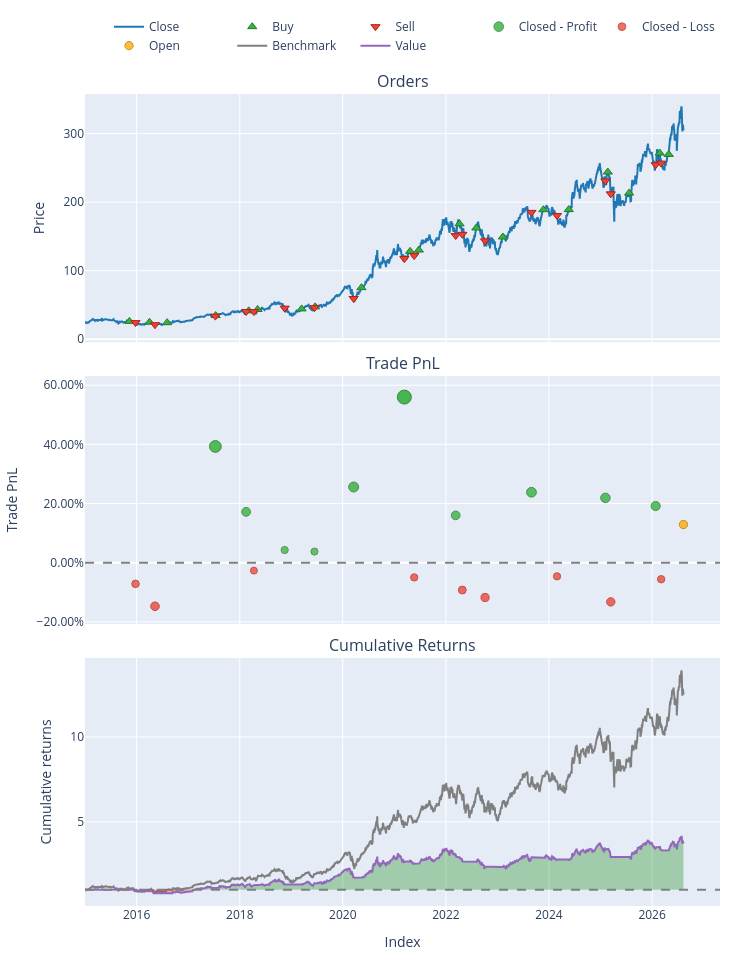

This figure's notebook cell:
### Code cell
import vectorbt as vbt

price = vbt.YFData.download("AAPL", start="2015-01-01").get("Close")
fast, slow = vbt.MA.run(price, 20), vbt.MA.run(price, 100)
entries = fast.ma_crossed_above(slow)     # buy when 20-day avg crosses above 100-day
exits   = fast.ma_crossed_below(slow)     # sell on the reverse
pf = vbt.Portfolio.from_signals(price, entries, exits, fees=0.001, freq="1D")
print(pf.stats())
pf.plot().show()

### Figure 1 — Plotly figure (JSON) as saved in the notebook; plotly's stock layout.template omitted (floating-point values rounded to 4 significant figures; data arrays with more than 128 entries replaced by an {"elided": "..."} marker saying what was removed)
{"data": [{"legendgroup": "0", "line": {"color": "#1f77b4"}, "name": "Close", "showlegend": true, "type": "scatter", "uid": "45913071-7e62-4bb9-90ce-eb05905e3151", "x": {"elided": "2919 str values"}, "xaxis": "x", "y": {"elided": "2919 float values"}, "yaxis": "y"}, {"customdata": [[0.0, 3.826, 0.0999], [2.0, 3.73, 0.09276], [4.0, 3.267, 0.07911], [6.0, 3.189, 0.1102], [8.0, 3.113, 0.1291], [10.0, 2.894, 0.1257], [12.0, 2.957, 0.131], [14.0, 2.875, 0.136], [16.0, 2.267, 0.1707], [18.0, 2.075, 0.2662], [20.0, 1.943, 0.253], [22.0, 1.743, 0.2934], [24.0, 1.64, 0.2663], [26.0, 1.575, 0.235], [28.0, 1.539, 0.291], [30.0, 1.467, 0.2776], [32.0, 1.386, 0.3383], [34.0, 1.376, 0.2935], [36.0, 1.287, 0.3497], [38.0, 1.224, 0.3302]], "hovertemplate": "Order Id: %{customdata[0]}<br>Timestamp: %{x}<br>Price: %{y}<br>Size: %{customdata[1]:.6f}<br>Fees: %{customdata[2]:.6f}", "legendgroup": "1", "marker": {"color": "#37B13F", "line": {"color": "rgb(38,123,44)", "width": 1}, "size": 8, "symbol": "triangle-up"}, "mode": "markers", "name": "Buy", "type": "scatter", "uid": "4875c89f-8840-414c-805e-8a06e866805e", "x": ["2015-11-11T05:00:00+00:00", "2016-04-01T04:00:00+00:00", "2016-08-04T04:00:00+00:00", "2017-07-14T04:00:00+00:00", "2018-03-05T05:00:00+00:00", "2018-05-07T04:00:00+00:00", "2019-03-15T04:00:00+00:00", "2019-06-19T04:00:00+00:00", "2020-05-12T04:00:00+00:00", "2021-04-22T04:00:00+00:00", "2021-06-23T04:00:00+00:00", "2022-04-07T04:00:00+00:00", "2022-08-04T04:00:00+00:00", "2023-02-08T05:00:00+00:00", "2023-11-22T05:00:00+00:00", "2024-05-20T04:00:00+00:00", "2025-02-21T05:00:00+00:00", "2025-07-22T04:00:00+00:00", "2026-02-24T05:00:00+00:00", "2026-04-29T04:00:00+00:00"], "xaxis": "x", "y": [26.11, 24.87, 24.21, 34.55, 41.47, 43.42, 44.31, 47.29, 75.31, 128.3, 130.2, 168.4, 162.4, 149.3, 189.0, 189.2, 244.0, 213.4, 271.7, 269.7], "yaxis": "y"}, {"customdata": [[1.0, 3.826, 0.09295], [3.0, 3.73, 0.07927], [5.0, 3.267, 0.1104], [7.0, 3.189, 0.1294], [9.0, 3.113, 0.1259], [11.0, 2.894, 0.1313], [13.0, 2.957, 0.1362], [15.0, 2.875, 0.171], [17.0, 2.267, 0.2667], [19.0, 2.075, 0.2535], [21.0, 1.943, 0.294], [23.0, 1.743, 0.2669], [25.0, 1.64, 0.2355], [27.0, 1.575, 0.2915], [29.0, 1.539, 0.2781], [31.0, 1.467, 0.339], [33.0, 1.386, 0.2941], [35.0, 1.376, 0.3504], [37.0, 1.287, 0.3309]], "hovertemplate": "Order Id: %{customdata[0]}<br>Timestamp: %{x}<br>Price: %{y}<br>Size: %{customdata[1]:.6f}<br>Fees: %{customdata[2]:.6f}", "legendgroup": "2", "marker": {"color": "#EA4335", "line": {"color": "rgb(181,31,18)", "width": 1}, "size": 8, "symbol": "triangle-down"}, "mode": "markers", "name": "Sell", "type": "scatter", "uid": "7cbf5b0b-be01-4f68-9023-054807a96621", "x": ["2015-12-24T05:00:00+00:00", "2016-05-10T04:00:00+00:00", "2017-07-12T04:00:00+00:00", "2018-02-15T05:00:00+00:00", "2018-04-11T04:00:00+00:00", "2018-11-15T05:00:00+00:00", "2019-06-14T04:00:00+00:00", "2020-03-18T04:00:00+00:00", "2021-03-12T05:00:00+00:00", "2021-05-21T04:00:00+00:00", "2022-03-11T05:00:00+00:00", "2022-04-27T04:00:00+00:00", "2022-10-05T04:00:00+00:00", "2023-08-30T04:00:00+00:00", "2024-02-27T05:00:00+00:00", "2025-02-04T05:00:00+00:00", "2025-03-14T04:00:00+00:00", "2026-01-26T05:00:00+00:00", "2026-03-06T05:00:00+00:00"], "xaxis": "x", "y": [24.29, 21.25, 33.78, 40.57, 40.44, 45.38, 46.06, 59.5, 117.7, 122.2, 151.3, 153.1, 143.6, 185.1, 180.7, 231.1, 212.2, 254.7, 257.0], "yaxis": "y"}, {"customdata": [[2.0, 2.0, 31.09, 0.393], [3.0, 3.0, 18.95, 0.172], [5.0, 5.0, 5.399, 0.04297], [6.0, 6.0, 4.916, 0.03752], [7.0, 7.0, 34.78, 0.2558], [8.0, 8.0, 95.57, 0.5599], [10.0, 10.0, 40.48, 0.16], [13.0, 13.0, 55.99, 0.2382], [15.0, 15.0, 60.82, 0.2191], [17.0, 17.0, 56.24, 0.1916]], "hovertemplate": "Exit Trade Id: %{customdata[0]}<br>Position Id: %{customdata[1]}<br>Exit Timestamp: %{x}<br>PnL: %{customdata[2]:.6f}<br>Return: %{customdata[3]:.2%}", "legendgroup": "3", "marker": {"color": "#37B13F", "line": {"color": "rgb(38,123,44)", "width": 1}, "opacity": [0.8531, 0.7909, 0.7546, 0.753, 0.8145, 0.9, 0.7875, 0.8095, 0.8041, 0.7964], "size": [11.81, 8.908, 7.213, 7.141, 10.01, 14.0, 8.75, 9.777, 9.526, 9.164], "symbol": "circle"}, "mode": "markers", "name": "Closed - Profit", "type": "scatter", "uid": "38db2023-a768-47cc-9a49-c0e9c7b36497", "x": ["2017-07-12T04:00:00+00:00", "2018-02-15T05:00:00+00:00", "2018-11-15T05:00:00+00:00", "2019-06-14T04:00:00+00:00", "2020-03-18T04:00:00+00:00", "2021-03-12T05:00:00+00:00", "2022-03-11T05:00:00+00:00", "2023-08-30T04:00:00+00:00", "2025-02-04T05:00:00+00:00", "2026-01-26T05:00:00+00:00"], "xaxis": "x2", "y": [0.393, 0.172, 0.04297, 0.03752, 0.2558, 0.5599, 0.16, 0.2382, 0.2191, 0.1916], "yaxis": "y2"}, {"customdata": [[0.0, 0.0, -7.145, -0.07152], [1.0, 1.0, -13.67, -0.1473], [4.0, 4.0, -3.453, -0.02675], [9.0, 9.0, -13.22, -0.04968], [11.0, 11.0, -27.1, -0.09236], [12.0, 12.0, -31.35, -0.1177], [14.0, 14.0, -13.42, -0.04611], [16.0, 16.0, -44.8, -0.1324], [18.0, 18.0, -19.55, -0.05589]], "hovertemplate": "Exit Trade Id: %{customdata[0]}<br>Position Id: %{customdata[1]}<br>Exit Timestamp: %{x}<br>PnL: %{customdata[2]:.6f}<br>Return: %{customdata[3]:.2%}", "legendgroup": "4", "marker": {"color": "#EA4335", "line": {"color": "rgb(181,31,18)", "width": 1}, "opacity": [0.7626, 0.7839, 0.75, 0.7565, 0.7685, 0.7756, 0.7554, 0.7797, 0.7582], "size": [7.588, 8.583, 7.0, 7.301, 7.862, 8.195, 7.254, 8.388, 7.383], "symbol": "circle"}, "mode": "markers", "name": "Closed - Loss", "type": "scatter", "uid": "105e2bca-942e-47b1-b67a-76d70e81954b", "x": ["2015-12-24T05:00:00+00:00", "2016-05-10T04:00:00+00:00", "2018-04-11T04:00:00+00:00", "2021-05-21T04:00:00+00:00", "2022-04-27T04:00:00+00:00", "2022-10-05T04:00:00+00:00", "2024-02-27T05:00:00+00:00", "2025-03-14T04:00:00+00:00", "2026-03-06T05:00:00+00:00"], "xaxis": "x2", "y": [-0.07152, -0.1473, -0.02675, -0.04968, -0.09236, -0.1177, -0.04611, -0.1324, -0.05589], "yaxis": "y2"}, {"customdata": [[19.0, 19.0, 42.65, 0.1292]], "hovertemplate": "Exit Trade Id: %{customdata[0]}<br>Position Id: %{customdata[1]}<br>Exit Timestamp: %{x}<br>PnL: %{customdata[2]:.6f}<br>Return: %{customdata[3]:.2%}", "legendgroup": "5", "marker": {"color": "#FFAA00", "line": {"color": "rgb(178,118,0)", "width": 1}, "opacity": [0.7788], "size": [8.345], "symbol": "circle"}, "mode": "markers", "name": "Open", "type": "scatter", "uid": "07e924de-760e-48ad-9dfe-7b7d7c3db89c", "x": ["2026-08-11T04:00:00+00:00"], "xaxis": "x2", "y": [0.1292], "yaxis": "y2"}, {"legendgroup": "6", "line": {"color": "#7f7f7f"}, "name": "Benchmark", "showlegend": true, "type": "scatter", "uid": "6d104c14-da47-416f-ac1a-33f6b6a09b9d", "x": {"elided": "2919 str values"}, "xaxis": "x3", "y": {"elided": "2919 float values"}, "yaxis": "y3"}, {"hoverinfo": "skip", "legendgroup": "7", "line": {"color": "rgba(0, 0, 0, 0)", "width": 0}, "opacity": 0, "showlegend": false, "type": "scatter", "uid": "787299bc-6a08-42ec-9072-f707ad8afc17", "x": {"elided": "2919 str values"}, "xaxis": "x3", "y": {"elided": "2919 int values"}, "yaxis": "y3"}, {"connectgaps": false, "fill": "tonexty", "fillcolor": "rgba(0, 128, 0, 0.3)", "hoverinfo": "skip", "legendgroup": "7", "line": {"color": "rgba(0, 0, 0, 0)", "width": 0}, "opacity": 0, "showlegend": false, "type": "scatter", "uid": "202477c4-37b4-42ca-8e22-1cebcecf0425", "x": {"elided": "2919 str values"}, "xaxis": "x3", "y": {"elided": "2919 float values"}, "yaxis": "y3"}, {"hoverinfo": "skip", "legendgroup": "7", "line": {"color": "rgba(0, 0, 0, 0)", "width": 0}, "opacity": 0, "showlegend": false, "type": "scatter", "uid": "cf0039ec-96d0-4fe2-b2cf-3ecec826c204", "x": {"elided": "2919 str values"}, "xaxis": "x3", "y": {"elided": "2919 int values"}, "yaxis": "y3"}, {"connectgaps": false, "fill": "tonexty", "fillcolor": "rgba(255, 0, 0, 0.3)", "hoverinfo": "skip", "legendgroup": "7", "line": {"color": "rgba(0, 0, 0, 0)", "width": 0}, "opacity": 0, "showlegend": false, "type": "scatter", "uid": "1a421394-07a1-4836-a993-88c28cca7bf4", "x": {"elided": "2919 str values"}, "xaxis": "x3", "y": {"elided": "2919 float values"}, "yaxis": "y3"}, {"legendgroup": "8", "line": {"color": "#9467bd"}, "name": "Value", "showlegend": true, "type": "scatter", "uid": "dc222173-8e20-4009-a8ed-8719305694c4", "x": {"elided": "2919 str values"}, "xaxis": "x3", "y": {"elided": "2919 float values"}, "yaxis": "y3"}, {"hoverinfo": "skip", "legendgroup": "7", "line": {"color": "rgba(0, 0, 0, 0)", "width": 0}, "opacity": 0, "showlegend": false, "type": "scatter", "uid": "510fac2e-e343-4146-8bef-ce028ba4872b", "x": {"elided": "2919 str values"}, "xaxis": "x3", "y": {"elided": "2919 int values"}, "yaxis": "y3"}], "layout": {"annotations": [{"font": {"size": 16}, "showarrow": false, "text": "Orders", "x": 0.5, "xanchor": "center", "xref": "paper", "y": 1, "yanchor": "bottom", "yref": "paper"}, {"font": {"size": 16}, "showarrow": false, "text": "Trade PnL", "x": 0.5, "xanchor": "center", "xref": "paper", "y": 0.6528, "yanchor": "bottom", "yref": "paper"}, {"font": {"size": 16}, "showarrow": false, "text": "Cumulative Returns", "x": 0.5, "xanchor": "center", "xref": "paper", "y": 0.3056, "yanchor": "bottom", "yref": "paper"}], "height": 960, "legend": {"orientation": "h", "traceorder": "normal", "x": 1, "xanchor": "right", "y": 1.042, "yanchor": "bottom"}, "margin": {"b": 30, "l": 30, "r": 30, "t": 30}, "shapes": [{"line": {"color": "gray", "dash": "dash"}, "type": "line", "x0": 0, "x1": 1, "xref": "paper", "y0": 0, "y1": 0, "yref": "y2"}, {"line": {"color": "gray", "dash": "dash"}, "type": "line", "x0": 0, "x1": 1, "xref": "paper", "y0": 1, "y1": 1, "yref": "y3"}], "showlegend": true, "width": 750, "xaxis": {"anchor": "y", "domain": [0, 1], "matches": "x3", "showticklabels": false}, "xaxis2": {"anchor": "y2", "domain": [0, 1], "matches": "x3", "showticklabels": false}, "xaxis3": {"anchor": "y3", "domain": [0, 1], "title": {"text": "Index"}}, "yaxis": {"anchor": "x", "domain": [0.6944, 1], "title": {"text": "Price"}}, "yaxis2": {"anchor": "x2", "domain": [0.3472, 0.6528], "tickformat": ".2%", "title": {"text": "Trade PnL"}}, "yaxis3": {"anchor": "x3", "domain": [0, 0.3056], "title": {"text": "Cumulative returns"}}}}
